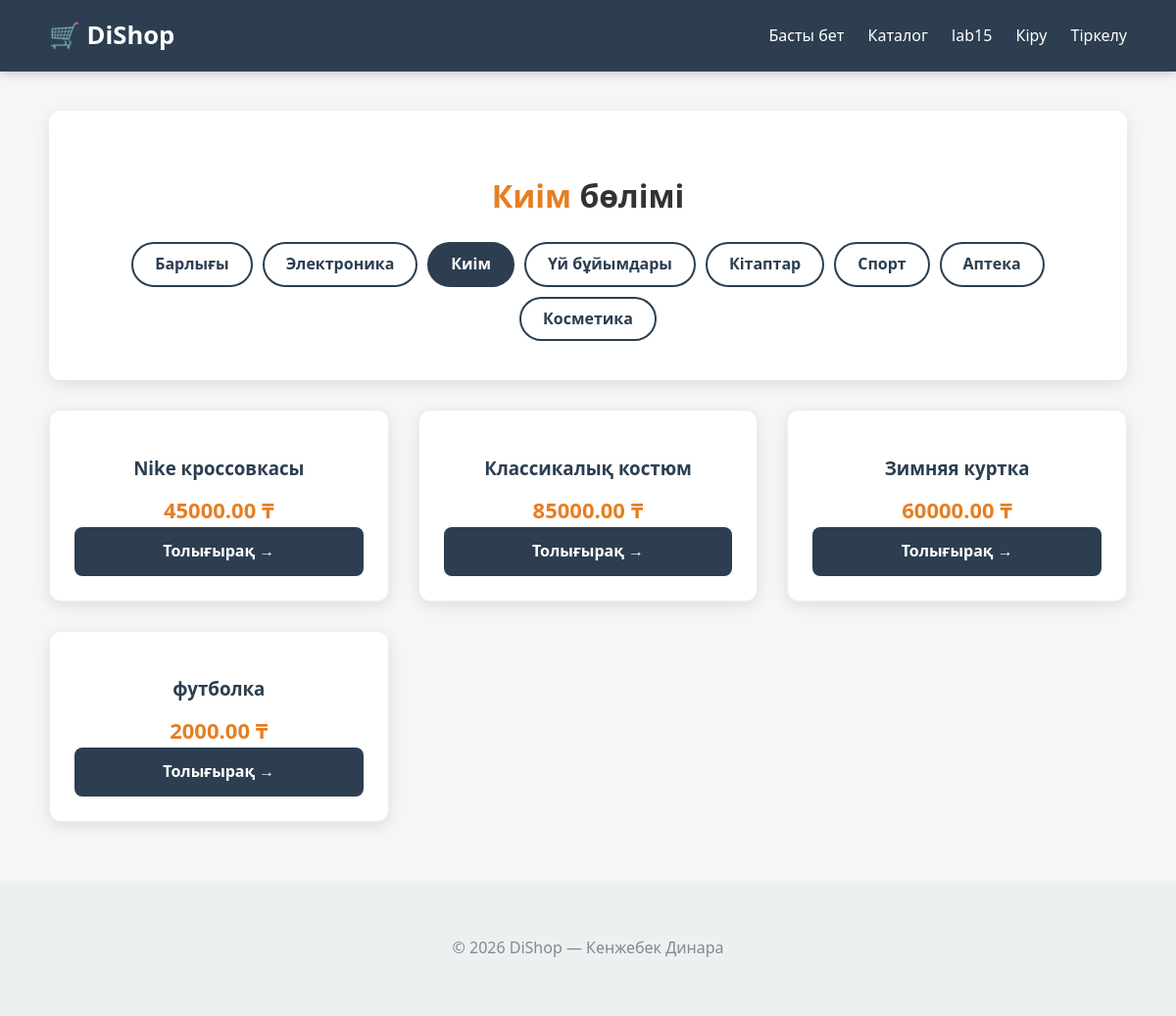
The app's page /catalog/category/2/ with its own data.
### shop/models.py (models this page shows, shortened)
class Category(models.Model):
    name = models.CharField(max_length=100)
    description = models.TextField(blank=True)

class Product(models.Model):
    category = models.ForeignKey(Category, on_delete=models.CASCADE, related_name='products')
    title = models.CharField(max_length=200)
    price = models.DecimalField(max_digits=10, decimal_places=2)
    is_available = models.BooleanField(default=True)
    created_at = models.DateTimeField(auto_now_add=True)

### shop/views.py (the view)
# urls.py: path('catalog/', views.katalog, name='katalog'),
def katalog(request, sanat_id=None):
    sanatter = Category.objects.all()
    sanat = None
    tauarlar = Product.objects.all()
    if sanat_id:
        sanat = get_object_or_404(Category, id=sanat_id)
        tauarlar = tauarlar.filter(category=sanat)
    return render(request, 'shop/katalog.html', {
        'sanatter': sanatter,
        'tauarlar': tauarlar,
        'sanat': sanat
    })

### shop/templates/shop/katalog.html (shortened to what this page needs)
{% extends 'shop/base.html' %}
{% block content %}
<div class="catalog-header">
    <h1>
        {% if sanat %}
            <span class="active-category-title">{{  sanat.name }}</span> бөлімі
        {% else %}
            Барлық тауарлар
        {% endif %}
    </h1>
    <div class="filter-bar">
        <a href="{% url 'katalog' %}" class="filter-item {% if not sanat %}active{% endif %}">Барлығы</a>
        {% for s in sanatter %}
            <a href="{% url 'katalog_sanat' s.id %}"
               class="filter-item {% if sanat.id == s.id %}active{% endif %}">
               {{ s.name }}
            </a>
        {% endfor %}
    </div>
</div>
{% if tauarlar %}
    <div class="products-grid">
        {% for tauar in tauarlar %}
            <div class="product-card">
                <div class="product-info">
                <h3>{{  tauar.title }}</h3>
                <div class="price-container">
                    <b class="product-price">{{ tauar.price }} ₸</b>
                </div>
                <a href="{% url 'tauar_detail' tauar.id %}" class="btn-more">Толығырақ →</a>
                </div>
            </div>
            {% endfor %}
    </div>
{% else %}
    <div class="no-products">
        <p>Бұл бөлімде әзірге тауар жоқ. </p>
        <a href="{% url 'katalog' %}">Каталогқа қайту</a>
    </div>
{% endif %}
{% endblock %}

### shop/static/shop/css/style.css (style rules this page uses)
:root { --primary-color: #2c3e50; --accent-color: #e67e22; --bg-light: #f4f7f6; --white: #ffffff; --text-dark: #333333; --text-muted: #7f8c8d; --shadow: 0 4px 15px rgba(0,0,0,0.1); --border-radius: 12px; }
body { font-family: 'Segoe UI', Roboto, Helvetica, Arial, sans-serif; background-color: var(--bg-light); margin: 0; padding: 0; color: var(--text-dark); line-height: 1.6; }
.catalog-header { text-align: center; padding: 40px 20px; background: var(--white); border-radius: var(--border-radius); margin-bottom: 30px; box-shadow: var(--shadow); }
.active-category-title { color: var(--accent-color); }
.filter-bar { margin-top: 20px; display: flex; justify-content: center; gap: 10px; flex-wrap: wrap; }
.filter-item { padding: 8px 22px; border-radius: 25px; text-decoration: none; border: 2px solid var(--primary-color); color: var(--primary-color); font-weight: 600; transition: all 0.3s ease; }
.filter-item:hover, .filter-item.active { background: var(--primary-color); color: white; }
.products-grid, .category-list { display: grid; grid-template-columns: repeat(auto-fill, minmax(280px, 1fr)); gap: 30px; }
.product-card, .category-card { background: var(--white); padding: 25px; border-radius: var(--border-radius); box-shadow: var(--shadow); transition: transform 0.3s ease, box-shadow 0.3s ease; text-align: center; border: 1px solid #eee; display: flex; flex-direction: column; justify-content: space-between; }
.product-card h3 { margin-bottom: 10px; color: var(--primary-color); }
.product-price { font-size: 22px ; color: var(--accent-color); font-weight: bold; margin: 15px 0; }
.btn-more { display: block; background-color: var(--primary-color); color: white; padding: 12px; border-radius: 8px; text-decoration: none; font-weight: bold; transition: 0.3s; }

### records on screen
Category: name "Киім"
Category: name "Электроника"
Category: name "Үй бұйымдары"
Category: name "Кітаптар"
Category: name "Спорт"
Category: name "Аптека"
Category: name "Косметика"
Product: title "Nike кроссовкасы", price "45000.00"
Product: title "Классикалық костюм", price "85000.00"
Product: title "Зимняя куртка", price "60000.00"
Product: title "футболка", price "2000.00"
